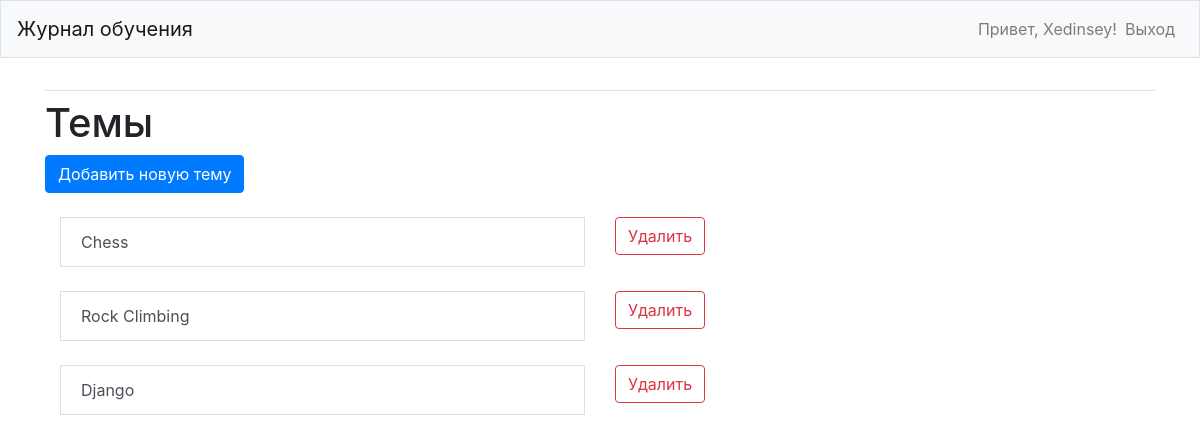
The app's page /topics/ (signed in), older data.
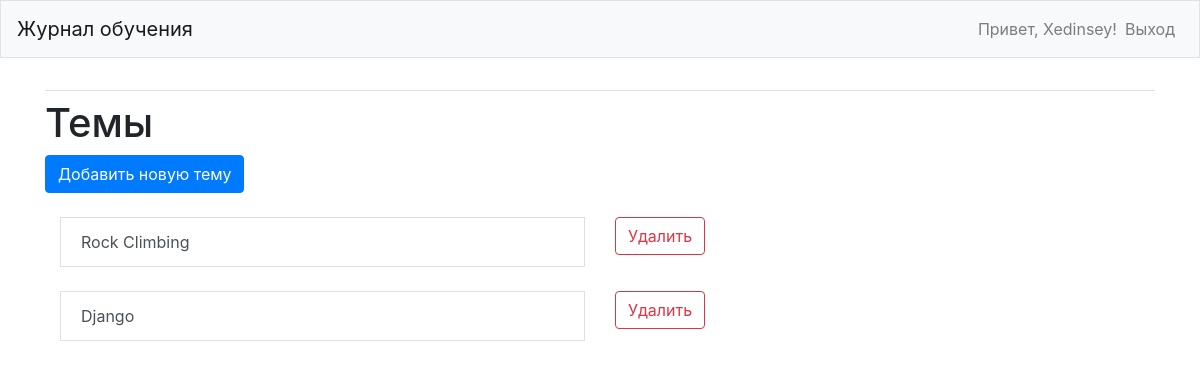
The same page, newer data.
### learning_logs/models.py (models this page shows)
class Topic(models.Model):
    text = models.CharField(max_length=200)
    date_added = models.DateTimeField(auto_now_add=True)
    owner = models.ForeignKey(User, on_delete=models.CASCADE)
    def __str__(self):
        return self.text

### learning_logs/views.py (the view)
# urls.py: path('topics/', views.topics, name = 'topics'),
@login_required
def topics(request):
    topics = Topic.objects.filter(owner=request.user).order_by('date_added')
    context = {'topics': topics}
    return render(request, 'learning_logs/topics.html', context)

### learning_logs/templates/learning_logs/topics.html
{% extends "learning_logs/base.html" %}
{% load bootstrap4 %}
{% block content %}
    <h1>Темы</h1>
    <a class="btn btn-primary" href="{% url 'learning_logs:new_topic' %}">Добавить новую тему</a>
    <br>
    <br>
    <div class="list-group">
      <div class="container">
        {% for topic in topics %}
        <div class="row">
          <div class="col">
            <a class="list-group-item list-group-item-action" href="{% url 'learning_logs:topic' topic.id %}">{{ topic }}</a>
          </div>
          <div class="col">
            <a href="{% url 'learning_logs:delete_topic' topic.id %}" class="btn btn-outline-danger">Удалить</a>
          </div>
        </div>
        <br>
        {% empty %}
        <li>Пока не создано ни одной темы</li>
        {% endfor %}
    </div>
{% endblock %}

Row changes from the older to the newer data that the page shows:
removed Topic: text "Chess"
